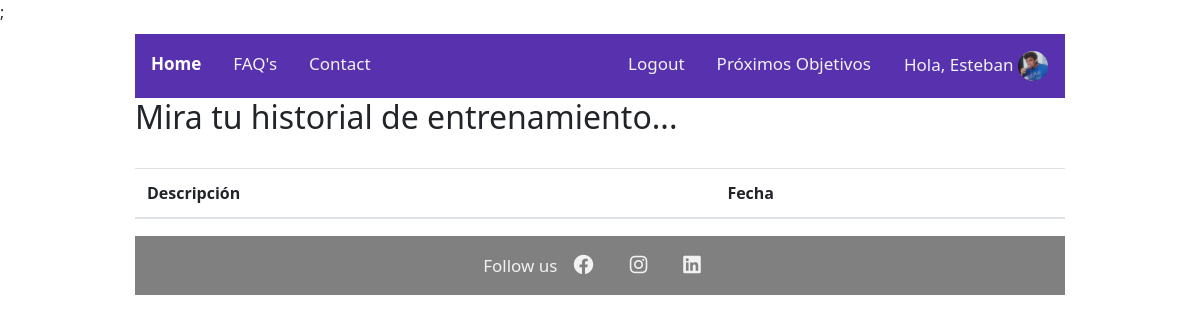
Before: /entrenamientos.php (signed in) with the older database file.
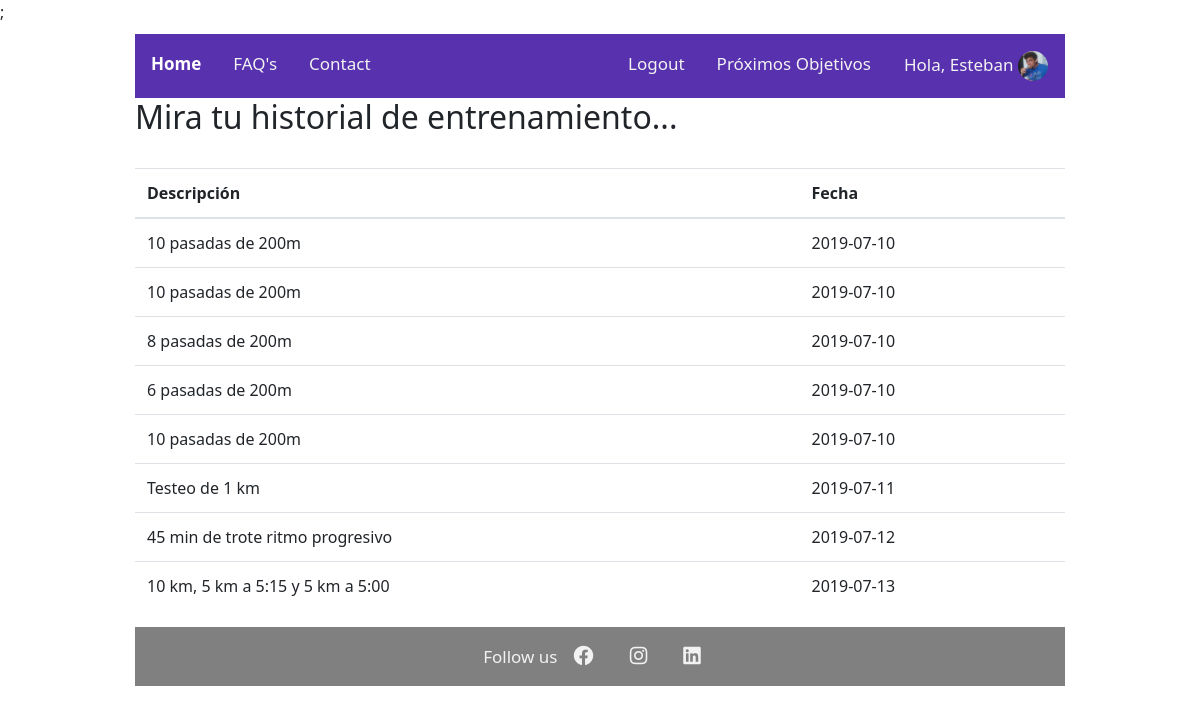
After: the same page with the newer database file.
### tables this page shows
CREATE TABLE `training_sessions` (
  `id` int(10) unsigned NOT NULL AUTO_INCREMENT,
  `created_at` timestamp NULL DEFAULT NULL,
  `updated_at` timestamp NULL DEFAULT NULL,
  `description` varchar(100) NOT NULL,
  `date` date DEFAULT NULL,
  PRIMARY KEY (`id`)
);

### clases/Query.php (called while the page is built, shortened)
<?php
class Query {
    static public function sesionesUsuario($pdo,$email) {
        $sql = "SELECT id FROM users WHERE email='$email'";
        $query = $pdo->prepare($sql);
        $query->execute();
        $idUsuario=$query->fetch(PDO::FETCH_ASSOC);
        $id=$idUsuario['id'];
        $sql = "SELECT training_sessions.description, training_sessions.date FROM training_sessions, users_training_sessions, users WHERE users_training_sessions.user_id=users.id AND users_training_sessions.training_session_id=training_sessions.id AND users.id='$id' ORDER BY training_sessions.date ASC";
        $query = $pdo->prepare($sql);
        $query->execute();
        $sesionesUsuario=$query->fetchAll(PDO::FETCH_ASSOC);
        return $sesionesUsuario;
    }
}
?>

### entrenamientos.php (the view, shortened to what this page needs)
<?php
  require_once("autoload.php");
    if (!isset($_SESSION["email"])) {
        redirect("registro.php");
    } else {
      $sesionesUsuario = Query::sesionesUsuario($pdo,$_SESSION["email"]);
    }
  ?>
<!doctype html>
<html>
  <?php include("head.php");?>
  <link rel="stylesheet" href="css/styles.css">;
  <body>
    <div class="container">
      <?php include("header.php");?>
        <main>
          <h2> Mira tu historial de entrenamiento... </h2>
          <br>
          <table class="table">
            <thead>
              <tr>
                <th>
                  Descripción
                </th>
                <th>
                  Fecha
                </th>
              </tr>
            <tbody>
              <?php foreach ($sesionesUsuario as $key => $value) :?>
              <tr>
                <td>
                  <?=$sesionesUsuario[$key]['description']?>
                </td>
                <td>
                  <?=$sesionesUsuario[$key]['date']?>
                </td>
              </tr>
              <?php endforeach; ?>
            </tbody>
          </table>
        </main>
<?php include("footer.php");?>
</div>
</body>
</html>

### head.php (shortened to what this page needs)
<head>
  <link rel="stylesheet" href="https://stackpath.bootstrapcdn.com/bootstrap/4.1.3/css/bootstrap.min.css">
  <link rel="stylesheet" href="css/styles.css">
  <link rel="stylesheet" href="https://use.fontawesome.com/releases/v5.8.2/css/all.css">
</head>

### header.php (shortened to what this page needs)
<header class="encabezado">
  <div class="topnav">
    <a class="active" href="index.php">Home</a>
    <a href="faq0.php">FAQ's</a>
    <a href="#contact">Contact</a>
    <?php if(!isset($_SESSION["email"])) :?>
    <div class="topnav-right">
      <a href="login.php">Login</a>
      <a href="registro.php">Register</a>
    </div>
    <?php else :?>
      <div class="topnav-right">
        <a href="logout.php">Logout</a>
        <a href="carrerasObjetivo.php">Próximos Objetivos</a>
        <div>
          <p class="saludo"><?= "Hola, ".$_SESSION["nombre"];?>
          <img class="avatar" src="img/fotosUsers/<?=$_SESSION["imagen"];?>" alt="foto_perfil"</p>
        </div>
      </div>
    <?php endif; ?>
  </div>
</header>

### footer.php
<footer>
  <section class="footer row d-flex">
      <div class= "divFooter">
        <div class="followUs">
          <p>Follow us</p>
        </div>
        <div class="iconosFooter">
            <a href="https://www.facebook.com/"><i class="fab fa-facebook"></i></a>
            <a href="https://www.instagram.com"><i class="fab fa-instagram"></i></a>
            <a href="https://ar.linkedin.com/"><i class="fab fa-linkedin"></i></a>
        </div>
      </div>
  </section>
</footer>

### css/styles.css (style rules this page uses)
* { box-sizing: border-box; margin: 0 auto; padding: 0; }
body { font-family: 'Segoe UI', Tahoma, Geneva, Verdana, sans-serif; }
.container { width: 960px; position: relative; top: 10px; }
.topnav { background-color: #5831AF; overflow: hidden; }
.topnav a { float: left; color: #f2f2f2; text-align: center; padding: 17px 16px; text-decoration: none; font-size: 17px; }
.topnav a.active { font-weight: bold; color: white; }
.topnav div { float: right; color: #f2f2f2; }
.topnav div p { font-size: 17px; margin: 17px; }
.topnav-right { position: relative; float: right; }
footer { margin-top: 17px; padding-top: 17px; background-color: grey; }
.footer a { color: #f2f2f2; text-align: center; padding: 17px 16px; font-size: 17px; }
.footer .followUs { color: #f2f2f2; }
.divFooter div { overflow: hidden; float: left; }
.divFooter p { font-size: 17px; }
.divFooter .fab { font-size: 20px; }
.avatar { vertical-align: middle; height: 30px; border-radius: 50%; }

Changed rows visible on the page:
added training_sessions: description "10 pasadas de 200m", date "2019-07-10"
added training_sessions: description "8 pasadas de 200m", date "2019-07-10"
added training_sessions: description "6 pasadas de 200m", date "2019-07-10"
added training_sessions: description "Testeo de 1 km", date "2019-07-11"
added training_sessions: description "45 min de trote ritmo progresivo", date "2019-07-12"
added training_sessions: description "10 km, 5 km a 5:15 y 5 km a 5:00", date "2019-07-13"
